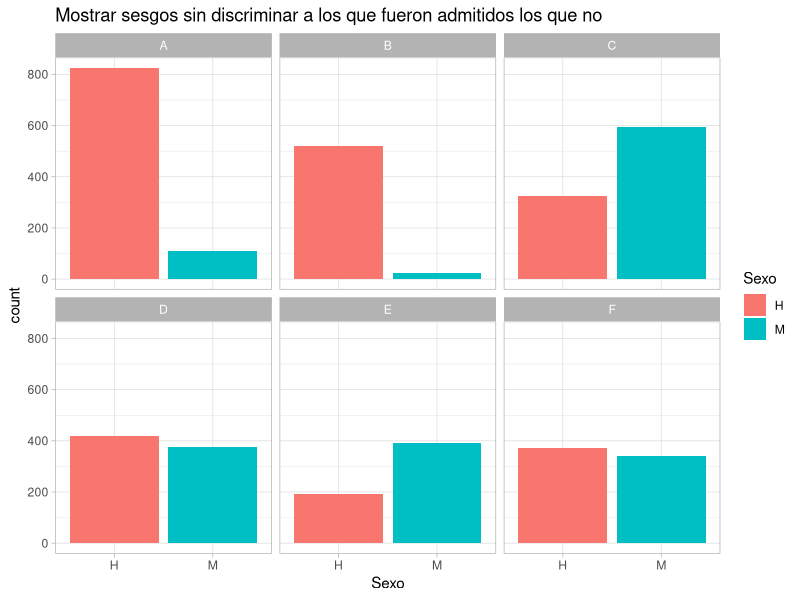
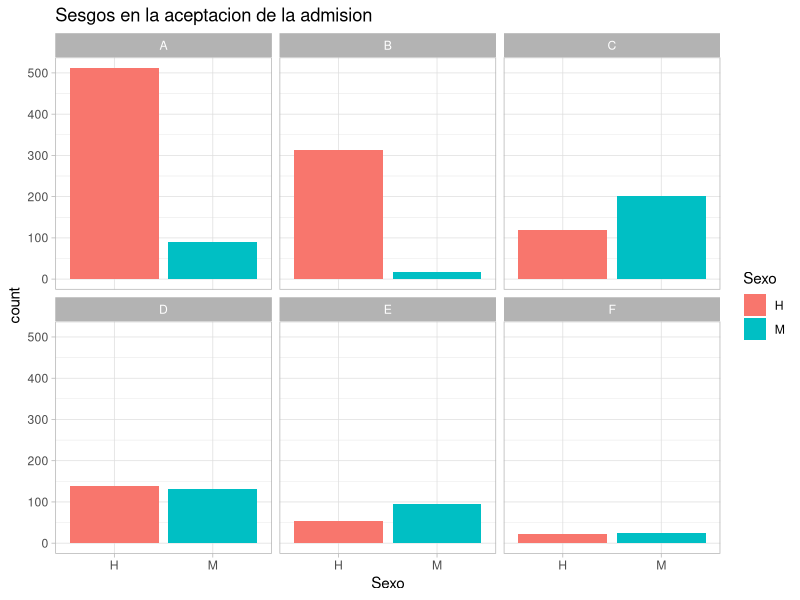
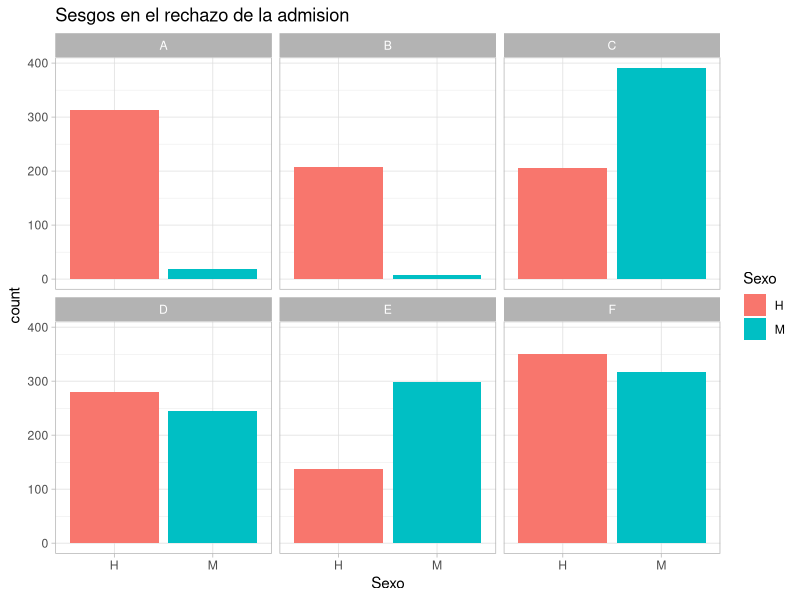

The R script that drew these images, in order:
library(ggplot2)

df <- read.csv("datos_admisiones.csv", header= T)

theme_set(theme_light())
g <- ggplot(df, aes(x = Sexo, fill=Sexo)) + 
  facet_wrap(~Facultad.a.la.que.aplicó) + 
  labs(title= "Mostrar sesgos sin discriminar a los que fueron admitidos los que no")+
  geom_bar(stat = "count")
g


df_admitidos <- df[df$Fue.admitido == "S", ]

g <- ggplot(df_admitidos, aes(x = Sexo, fill=Sexo)) + 
  facet_wrap(~Facultad.a.la.que.aplicó) + 
  labs(title= "Sesgos en la aceptacion de la admision")+
  geom_bar(stat = "count")
g

df_rechazados <- df[df$Fue.admitido == "N", ]

g <- ggplot(df_rechazados, aes(x = Sexo, fill=Sexo)) + 
  facet_wrap(~Facultad.a.la.que.aplicó) + 
  labs(title= "Sesgos en el rechazo de la admision")+
  geom_bar(stat = "count")
g